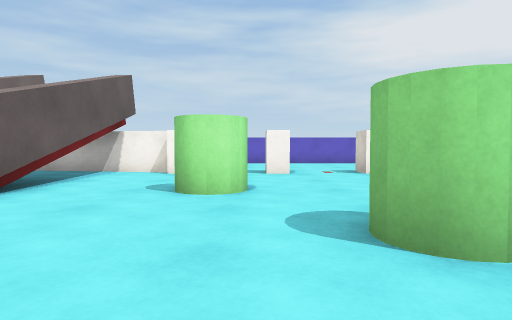
View 1 (above)

17 first-person views from a walk through a 3-D level made in the Unity game engine. The camera is 0.58 m above the floor, tilts 2° down and sees 75° across. The floor is counted in squares, 1 m on a side. Each view is taken from the middle of a square. On the plan, view 1 faces up. The plan holds only what a view shows up to about 9 squares ahead; the rest is blank. The place goes on beyond the plan. Surface patterns are stand-ins for the level's own textures.

View 2
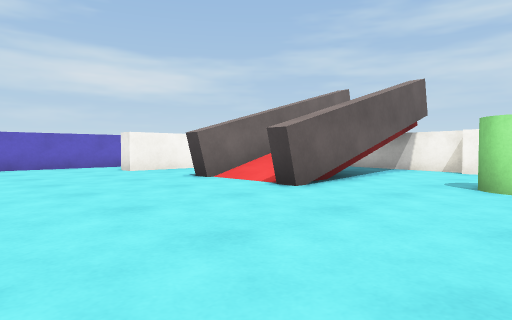

View 3
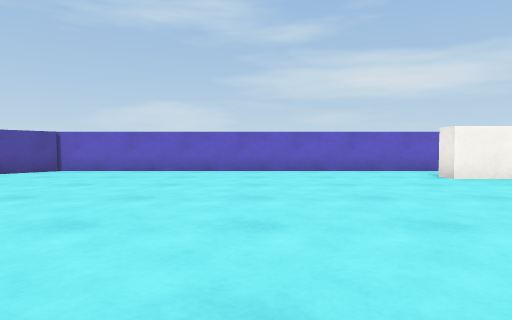

View 4
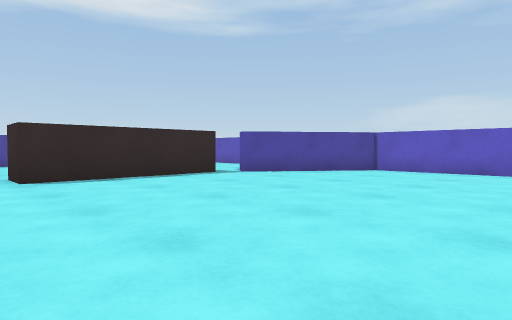

View 5
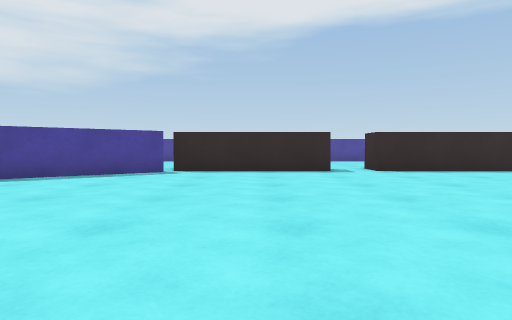

View 6
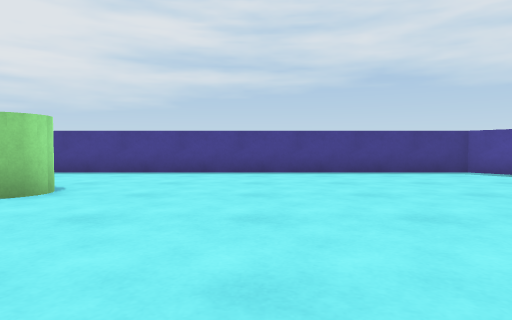

View 7
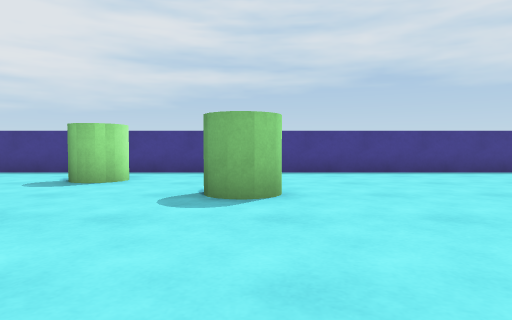

View 8
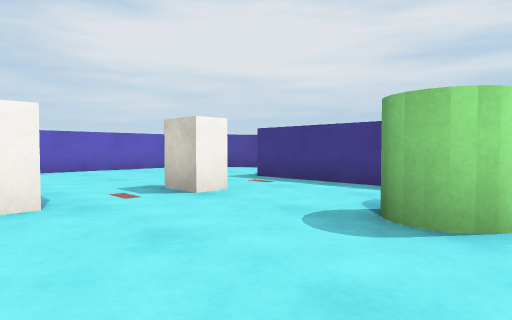

View 9
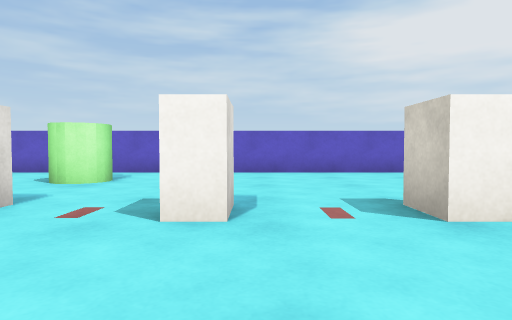

View 10
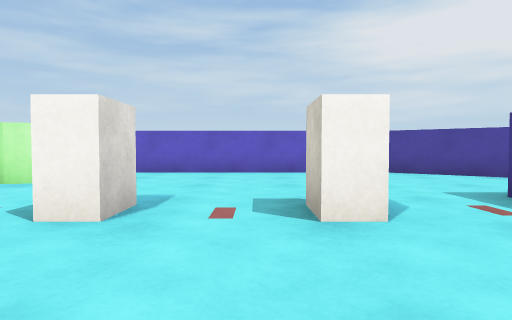

View 11
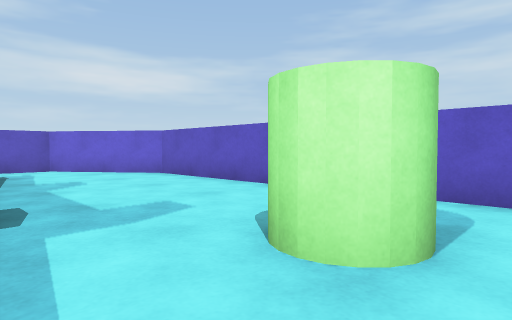

View 12
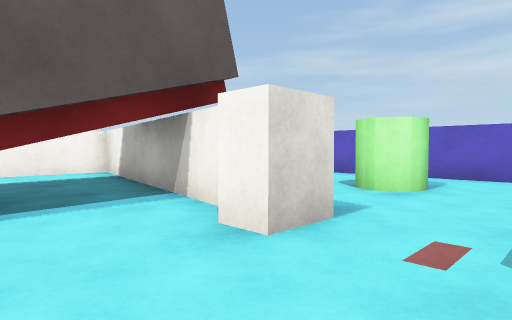

View 13
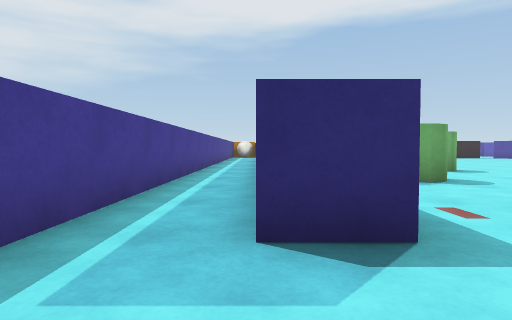

View 14
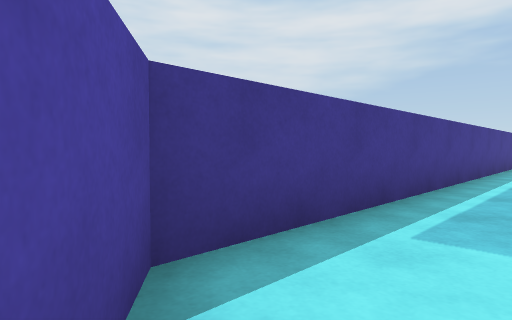

View 15
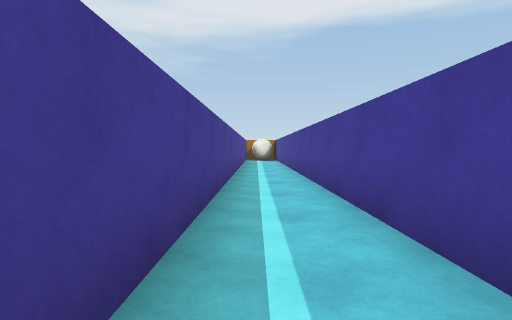

View 16
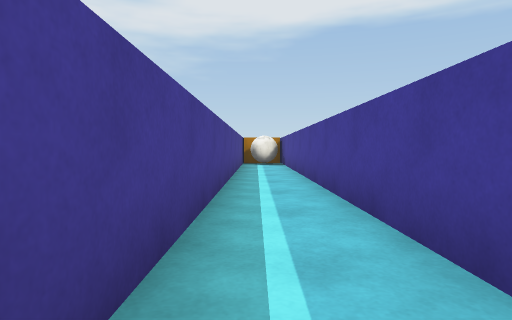

View 17
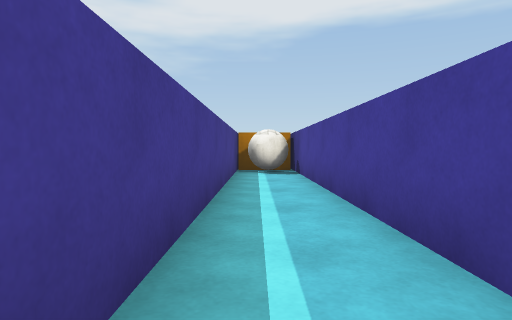

### Floor plan
Points are (right, up) in squares from view 1. A wall is a line through its corners. A room is listed if a view was taken in it or the views show most of it. See-through windows are left out.
Room 1 (views 1, 2, 3, 4, 5, 6, 7, 8, 9, 10, 11, 12, 13, 14, 15, 16, 17)
walls: (-3.2, 2.7) (-3.6, 2.7); (-5.4, 2.7) (-5.9, 2.7); (-3.2, 6.5) (-3.2, 2.9) (-3.6, 2.9); (-5.4, 6.4) (-5.4, 2.9) (-5.9, 2.9); (-2.4, 8) (-8.3, 9.2) (-8.3, 7); (-8.3, 3.9) (-8.3, 2.7) (-8.9, 2.7); (6, 4.8) (6, -10.9) (7.5, -10.9) (7.5, 11.2) (5.1, 13); (-10.5, 3.8) (-10.5, -6) (-7.5, -8.2); (-2, -8.5) (2.1, -8.5); (2.2, -8.2) (5, -6.1) (5, 9) (6, 9); (-7.1, -8.5) (-3.2, -8.5); (4.6, 13) (-8.1, 13) (-10.5, 11.2) (-10.5, 10.2)
objects: block (-2, 8); cylinder (-2, 11); cylinder (-1, 4) to (0, 5); block (0, 8) to (1, 8); cylinder (1, 2) to (2, 2); cylinder (3, 5); block (3, 8); ball (7, -10)

Positions as (right, up) in squares from view 1, and headings:
1: (0, 0), facing up
2: (0, -1), facing up-left
3: (-2, -1), facing left
4: (-2, -2), facing down-left
5: (0, 0), facing down
6: (-3, -1), facing right
7: (-3, 2), facing right
8: (0, 4), facing up-right
9: (1, 5), facing up
10: (2, 5), facing up
11: (-1, 9), facing up-left
12: (0, 6), facing up-left
13: (6, 11), facing down
14: (6, 12), facing down-right
15: (7, 6), facing down
16: (7, 2), facing down
17: (7, -2), facing down
